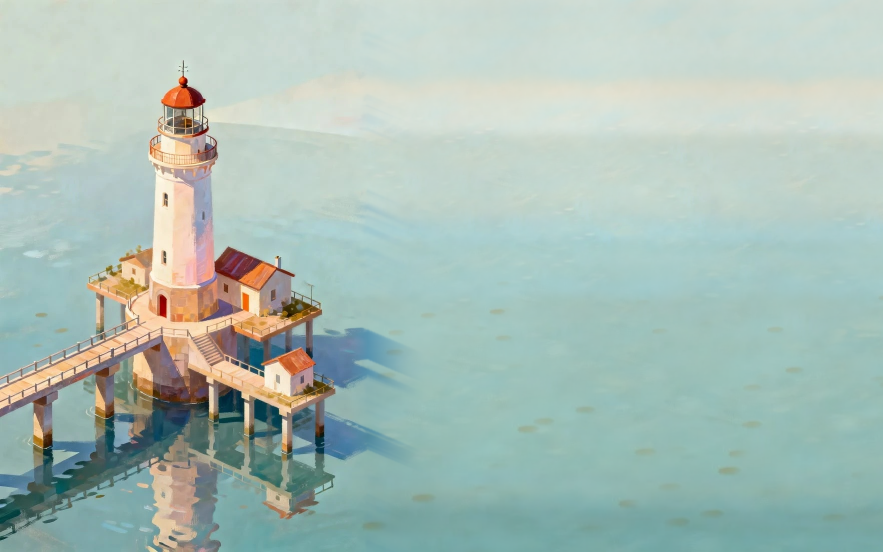
#> input picture ferry/site/lib/lighthouse-wide/source.png, 1766 x 1104 px (shown at 1/2 size)
$ python build_source.py ../source.png ../day.jpg 5
#> lines starting #> are read from the running program, lines starting #| are printed output that depends on the picture
#!/usr/bin/env python3
# Wide under-drawing for Paint: the portrait photo at native scale on a 16:10 canvas (left edge kept, so the west pier
# still runs off the edge), the open sea and sky continued to the right from the photo's own pixels.
#   row colour: per-row colour of the lit water/sky in the photo's right band, smoothed down the rows
#   texture: residual (photo minus its row colour) from calm source rectangles, perspective-scaled, laid as large
#            feathered patches at random sources so nothing repeats
#   shadows: the east platform's shadows that touch the photo's right edge carried on along their own slant, fading
# usage: build_source.py <photo> <out.png> [seed]
import sys
import numpy as np
from PIL import Image
from scipy.ndimage import gaussian_filter, gaussian_filter1d, zoom

src, out = sys.argv[1], sys.argv[2]
rng = np.random.default_rng(int(sys.argv[3]) if len(sys.argv) > 3 else 5)
P = np.asarray(Image.open(src).convert('RGB'), dtype=np.float32) / 255
h, w, _ = P.shape
#> h = 1104; w = 1766
OW = int(round(h * 1.6))
#> OW = 1766
lum = P @ np.array([.3, .59, .11], dtype=np.float32)
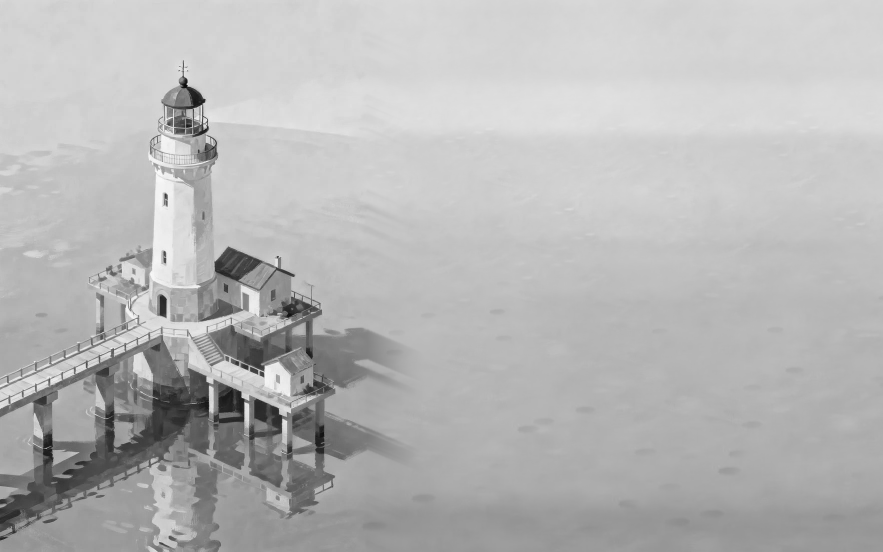
#> lum: shape (1104, 1766) float32 (shown at 1/2 size); min 0.00812, max 0.993, mean 0.718

# row colour of lit water / sky, read where nothing stands
TRUST = [(0, 470, 460), (470, 640, 650), (940, h, 684)]  # (y0, y1, x0): rows whose right band is open water or sky
row = np.full((h, 3), np.nan, np.float32)
for y0, y1, x0 in TRUST:
    for y in range(y0, y1):
        band, bl = P[y, x0:w], lum[y, x0:w]
        keep = bl >= np.quantile(bl, .45)
        row[y] = np.median(band[keep], axis=0)
#> after the loop, row = 1104 rows, first 8: [0.812, 0.863, 0.827], [0.812, 0.863, 0.827], [0.812, 0.863, 0.831], [0.812, 0.863, 0.827], [0.812, 0.863, 0.827], [0.808, 0.863, 0.827], [0.808, 0.859, 0.827], [0.808, 0.859, 0.827]
for c in range(3):
    ok = ~np.isnan(row[:, c])
    row[:, c] = np.interp(np.arange(h), np.flatnonzero(ok), row[ok, c])
row = gaussian_filter1d(row, 9, axis=0, mode='nearest')
#> row = 1104 rows, first 8: [0.81, 0.862, 0.828], [0.809, 0.861, 0.828], [0.809, 0.861, 0.828], [0.809, 0.861, 0.828], [0.808, 0.861, 0.828], [0.808, 0.86, 0.828], [0.807, 0.86, 0.828], [0.807, 0.86, 0.828]

# shadow strength in the photo near its right edge, relative to the row's lit colour
rowl = row @ np.array([.3, .59, .11], dtype=np.float32)
#> rowl = 1104 values, max 0.868 at index 215, min 0.597 at index 1053, mean 0.753
shade = np.clip((rowl[:, None] - lum) / .16, 0, 1)
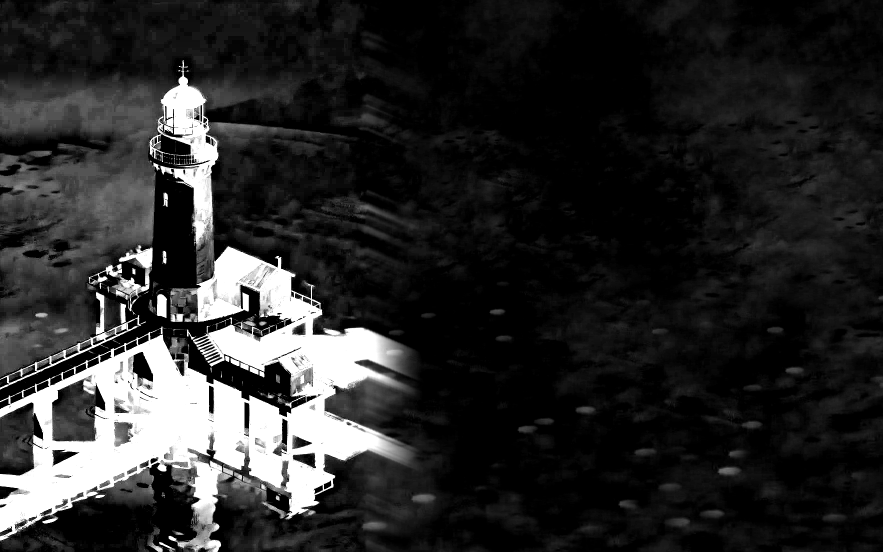
#> shade: shape (1104, 1766) float32 (shown at 1/2 size); min 0, max 1, mean 0.165
shade = gaussian_filter(shade, 1.5)
sh_mask = shade[:, w - 40:w] > .5
#> sh_mask: shape (1104, 40) bool; every value is 0
shadow_col = np.median(P[:, w - 40:w][sh_mask], axis=0) if sh_mask.any() else row.mean(0) * .7
#> shadow_col = [0.474, 0.553, 0.534]
shadow_ratio = shadow_col / max(1e-3, float(np.median(row[600:950], axis=0).mean()))
#> shadow_ratio = [0.683, 0.796, 0.769]

res = P - row[:, None, :]
CALM = [(450, 260, 730, 470), (0, 300, 270, 520), (0, 520, 160, 660), (450, 0, 736, 235)]
CALM_SKY = [(450, 0, 736, 235)]

O = np.zeros((h, OW, 3), np.float32)
Wt = np.zeros((h, OW), np.float32)
PWp, PHp = 170, 110
win = np.outer(np.hanning(PHp + 2)[1:-1], np.hanning(PWp + 2)[1:-1]).astype(np.float32) + 1e-4
X0 = w - 70
#> X0 = 1696
for gy in range(-PHp // 2, h, PHp // 3):
    for gx in range(X0 - PWp // 2, OW, PWp // 3):
        cy = min(h - 1, max(0, gy + PHp // 2))
        s = 1.0 + max(0, cy - 470) / 520
        pool = CALM_SKY if cy < 250 else CALM[:3]
        x0, y0, x1, y1 = pool[rng.integers(len(pool))]
        sw, shh = int(PWp / s) + 2, int(PHp / s) + 2
        if x1 - x0 <= sw or y1 - y0 <= shh: continue
        sx, sy = rng.integers(x0, x1 - sw), rng.integers(y0, y1 - shh)
        patch = res[sy:sy + shh, sx:sx + sw]
        patch = patch - patch.mean(axis=(0, 1))
        patch = zoom(patch, (PHp / shh, PWp / sw, 1), order=1)[:PHp, :PWp]
        if patch.shape[0] < PHp or patch.shape[1] < PWp: continue
        ty, tx = gy + int(rng.integers(-12, 13)), gx + int(rng.integers(-20, 21))
        a0, b0 = max(0, ty), max(0, tx)
        a1, b1 = min(h, ty + PHp), min(OW, tx + PWp)
        if a1 <= a0 or b1 <= b0: continue
        pw = win[a0 - ty:a1 - ty, b0 - tx:b1 - tx]
        O[a0:a1, b0:b1] += patch[a0 - ty:a1 - ty, b0 - tx:b1 - tx] * pw[..., None]
        Wt[a0:a1, b0:b1] += pw
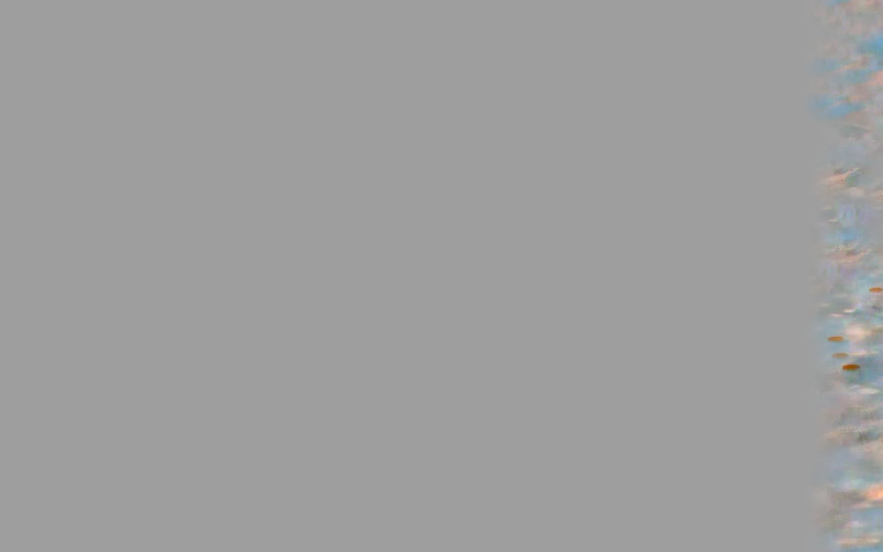
#> O: shape (1104, 1766, 3) float32 (shown at 1/2 size); mean R, G, B 7.91e-06, 5.81e-05, 6.62e-05; drawn with min black and max white
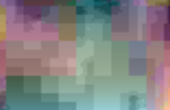
#> patch: shape (110, 170, 3) float32; mean R, G, B 2.49e-05, 4.24e-05, 2.55e-05; drawn with min black and max white
tex = O / np.maximum(Wt, 1e-3)[..., None]

yy, xx = np.mgrid[0:h, 0:OW].astype(np.float32)
low = gaussian_filter(rng.standard_normal((h // 40 + 2, OW // 40 + 2)).astype(np.float32), 2)
low = zoom(low, (h / low.shape[0], OW / low.shape[1]), order=3)[:h, :OW]
#> low: shape (1104, 1766) float32
low = low / (np.abs(low).max() + 1e-6)
amp = (1 + .5 * np.clip((yy - 500) / 600, 0, 1))[..., None]
field = row[:, None, :] * (1 + .03 * low[..., None]) + tex * amp
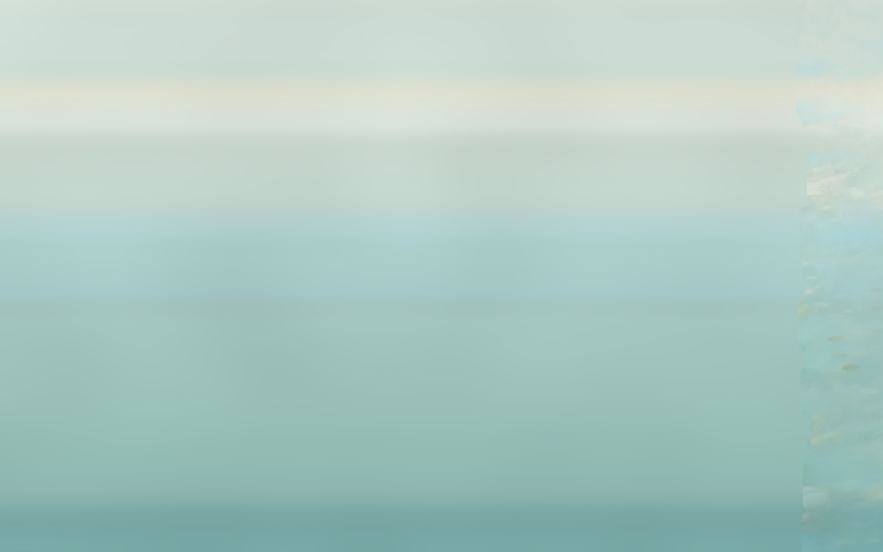
#> field: shape (1104, 1766, 3) float32 (shown at 1/2 size); mean R, G, B 0.685, 0.789, 0.771

# carry the edge shadows on along their slant (they fall right and a little down), fading out
SLOPE, FADE = .42, 120.0
edge = shade[:, w - 1]
#> edge = 1104 values, max 0.233 at index 595, min 0 at index 918, mean 0.0509
ext = np.zeros((h, OW), np.float32)
d = np.clip(xx - (w - 1), 0, None)
#> d: shape (1104, 1766) float32; every value is 0
ysrc = np.clip((yy - d * SLOPE).round().astype(int), 0, h - 1)
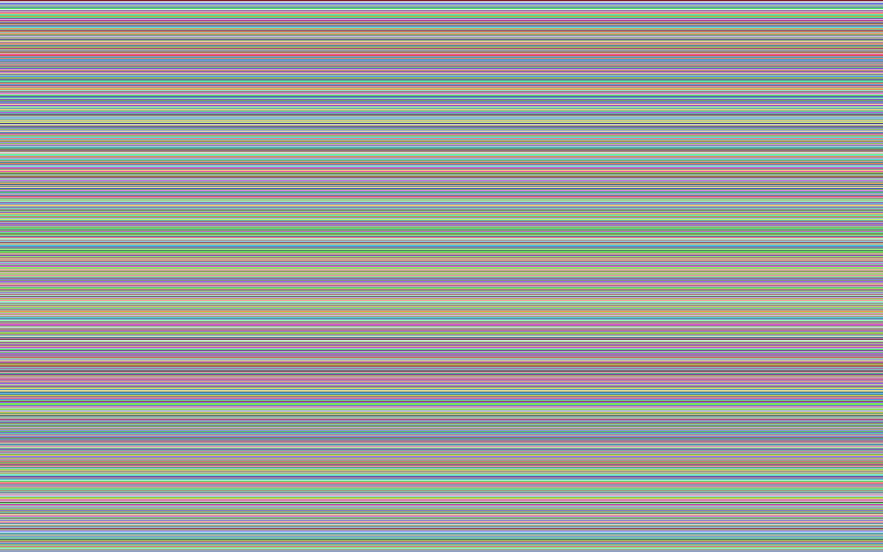
#> ysrc: shape (1104, 1766) int64 (shown at 1/2 size); 1104 distinct labels, from 0 to 1103; one colour per label, 0 black
ext = edge[ysrc] * np.clip(1 - d / FADE, 0, 1) ** 1.5
ext[:, :w] = shade[:, :w]
field = field * (1 - ext[..., None]) + field * shadow_ratio[None, None, :] * ext[..., None]

# the photo, cross-faded into the continuation over its last 40 px
Fw = np.clip((xx - (w - 40)) / 40, 0, 1)[..., None]
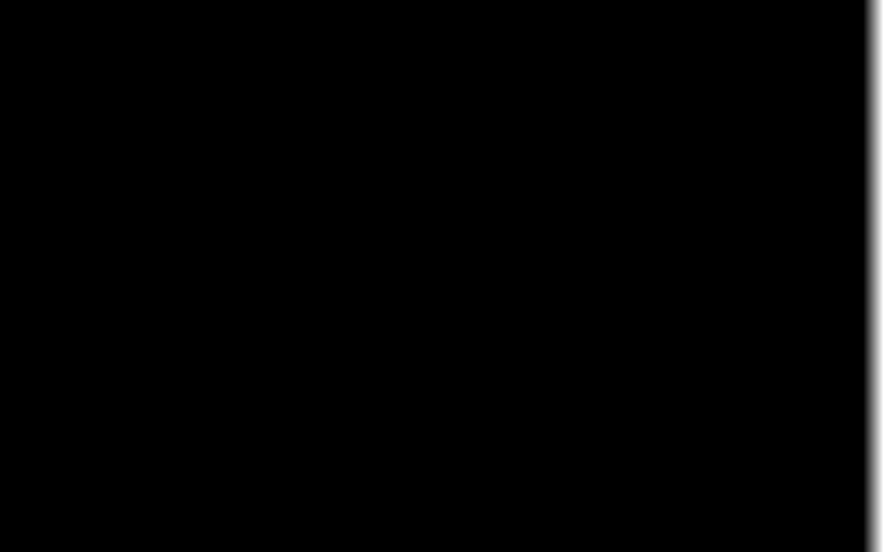
#> Fw: shape (1104, 1766, 1) float32 (shown at 1/2 size); min 0, max 0.975, mean 0.011
Fw[:, w:] = 1
base = np.zeros_like(field); base[:, :w] = P
outI = base * (1 - Fw) + field * Fw
Image.fromarray((np.clip(outI, 0, 1) * 255 + .5).astype(np.uint8)).save(out)
print(out, OW, h, 'shadow_col', shadow_col.round(3), 'ratio', shadow_ratio.round(3))
#| ../day.jpg 1766 1104 shadow_col [0.474 0.553 0.534] ratio [0.683 0.796 0.769]
